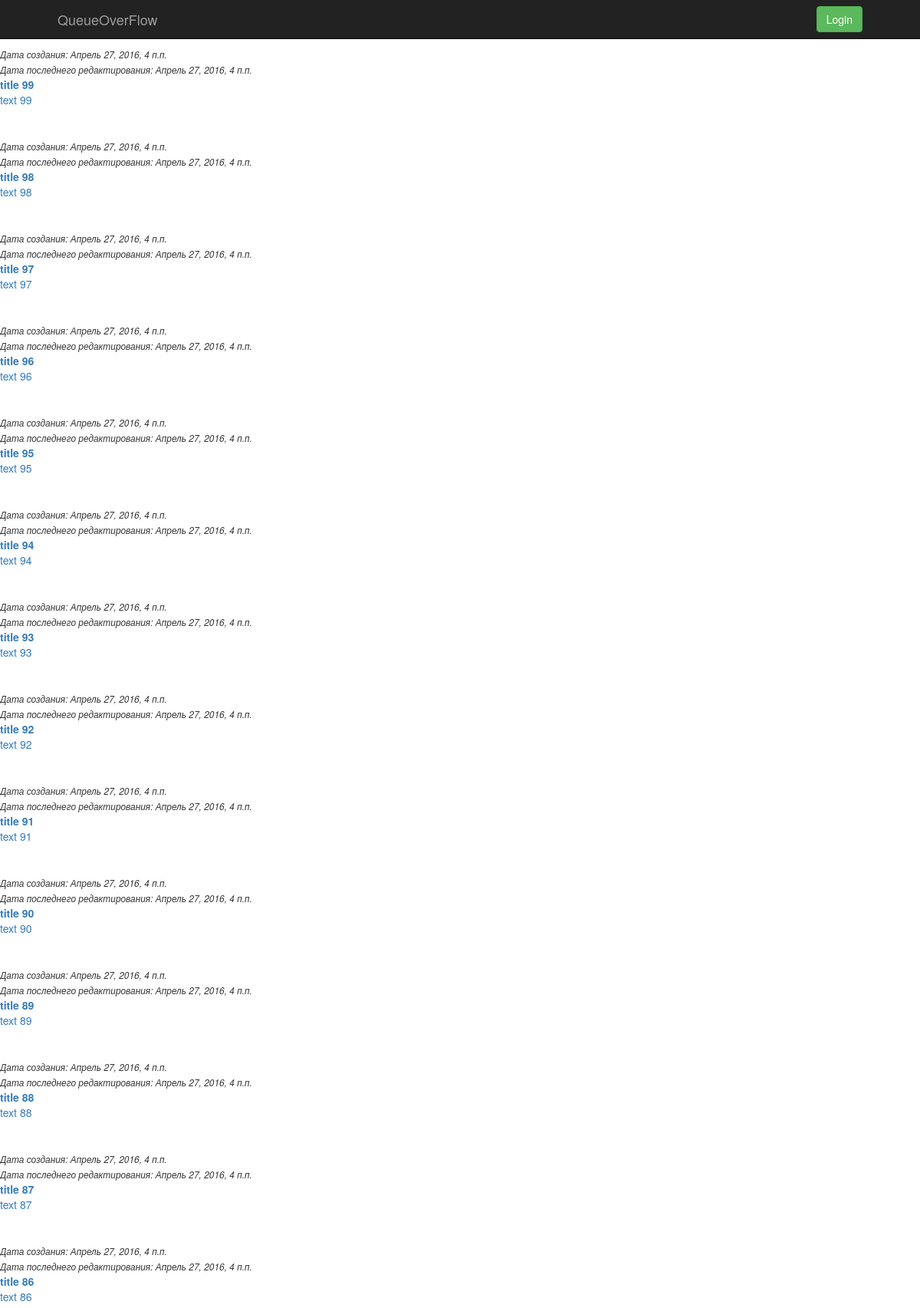
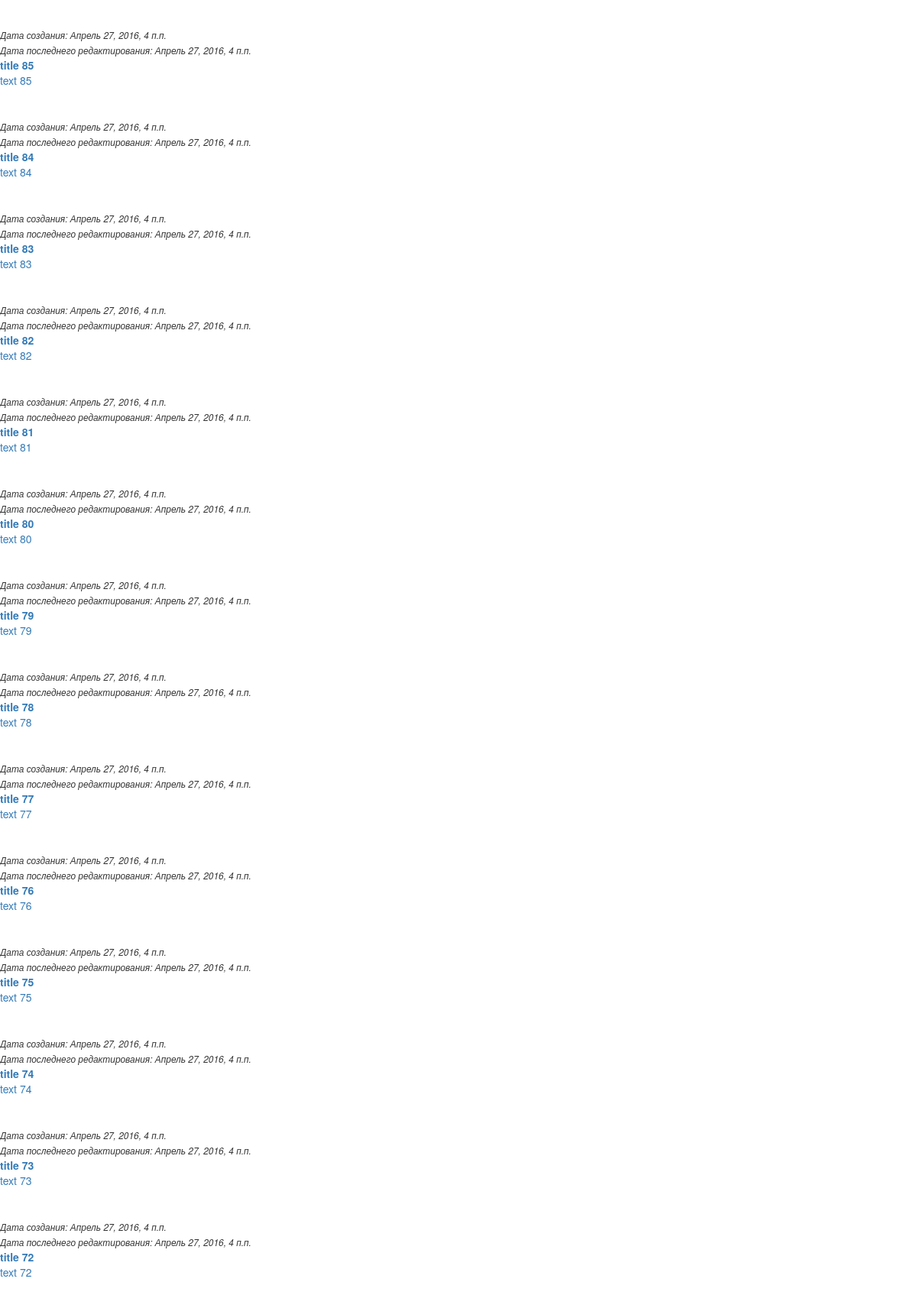
The app's page /blog/4/ (upper part) with its own data (2 pictures, top to bottom).
### post/models.py (models this page shows, shortened)
class Post(models.Model):
    title = models.CharField(verbose_name=u'Заголовок', max_length=140)
    text = models.TextField(verbose_name=u'Текст')
    pub_date = models.DateTimeField(verbose_name=u'Дата публикации', auto_now_add=True)
    change_date = models.DateTimeField(verbose_name=u'Дата последнего редактирования', auto_now=True)
    blog = models.ForeignKey('blog.Blog', verbose_name=u'Блог', related_name='post')
    author = models.ForeignKey(settings.AUTH_USER_MODEL, verbose_name=u'Автор', related_name='posts')
    is_published = models.BooleanField(default=False)
    tags = models.ManyToManyField(Tag, related_name='tags')
    class Meta:
        verbose_name = u'Пост'
        verbose_name_plural = u'Посты'
        ordering = ('-pub_date', )

### blog/views.py (the view)
# urls.py: url(r'^(?P<pk>\d+)/$', BlogView.as_view(), name="blog"),
class BlogView(ListView):
    template_name = "blog/post_list.html"
    model = Post

### blog/templates/blog/post_list.html (shortened to what this page needs)
{% extends "base.html" %}
{% block content %}
{% for post in object_list %}
    <div>
        <div><i><small>Дата создания: {{ post.pub_date }}</small></i></div>
        <div><i><small>Дата последнего редактирования: {{ post.change_date }}</small></i></div>
        <div><a href = "{% url "post:post_detail" pk=post.id %}"><b>{{ post.title }}</b></a></div>
        <a>{{ post.text }}</a>
        <br>
        <br>
        <br>
    </div>
{% endfor %}
{% endblock %}

### static/chosen/docsupport/style.css (style rules this page uses)
html, body, div, span, object, iframe, h1, h2, h3, h4, h5, h6, p, blockquote, pre, abbr, address, cite, code, del, dfn, em, img, ins, kbd, q, samp, small, strong, sub, sup, var, b, i, dl, dt, dd, ol, ul, li, fieldset, form, label, legend, table, caption, tbody, tfoot, thead, tr, th, td, article, aside, canvas, details, figcaption, figure, footer, header, hgroup, menu, nav, section, summary, time, mark, audio, video { margin: 0; padding: 0; border: 0; font-size: 100%; font: inherit; vertical-align: baseline; }
body { font:13px/1.231 sans-serif; *font-size:small; }
body { background: #EEE; color: #444; line-height: 1.4em; }
body { font-family: sans-serif; font-size: 1em; }
a { color: #F36C00; outline: none; text-decoration: none; }
i { font-style: italic; }

### records on screen
Post: pub_date "Апрель 27, 2016, 4 п.п.", change_date "Апрель 27, 2016, 4 п.п.", title "title 99", text "text 99"
Post: pub_date "Апрель 27, 2016, 4 п.п.", change_date "Апрель 27, 2016, 4 п.п.", title "title 98", text "text 98"
Post: pub_date "Апрель 27, 2016, 4 п.п.", change_date "Апрель 27, 2016, 4 п.п.", title "title 97", text "text 97"
Post: pub_date "Апрель 27, 2016, 4 п.п.", change_date "Апрель 27, 2016, 4 п.п.", title "title 96", text "text 96"
Post: pub_date "Апрель 27, 2016, 4 п.п.", change_date "Апрель 27, 2016, 4 п.п.", title "title 95", text "text 95"
Post: pub_date "Апрель 27, 2016, 4 п.п.", change_date "Апрель 27, 2016, 4 п.п.", title "title 94", text "text 94"
Post: pub_date "Апрель 27, 2016, 4 п.п.", change_date "Апрель 27, 2016, 4 п.п.", title "title 93", text "text 93"
Post: pub_date "Апрель 27, 2016, 4 п.п.", change_date "Апрель 27, 2016, 4 п.п.", title "title 92", text "text 92"
Post: pub_date "Апрель 27, 2016, 4 п.п.", change_date "Апрель 27, 2016, 4 п.п.", title "title 91", text "text 91"
Post: pub_date "Апрель 27, 2016, 4 п.п.", change_date "Апрель 27, 2016, 4 п.п.", title "title 90", text "text 90"
Post: pub_date "Апрель 27, 2016, 4 п.п.", change_date "Апрель 27, 2016, 4 п.п.", title "title 89", text "text 89"
Post: pub_date "Апрель 27, 2016, 4 п.п.", change_date "Апрель 27, 2016, 4 п.п.", title "title 88", text "text 88"
Post: pub_date "Апрель 27, 2016, 4 п.п.", change_date "Апрель 27, 2016, 4 п.п.", title "title 87", text "text 87"
Post: pub_date "Апрель 27, 2016, 4 п.п.", change_date "Апрель 27, 2016, 4 п.п.", title "title 86", text "text 86"
Post: pub_date "Апрель 27, 2016, 4 п.п.", change_date "Апрель 27, 2016, 4 п.п.", title "title 85", text "text 85"
Post: pub_date "Апрель 27, 2016, 4 п.п.", change_date "Апрель 27, 2016, 4 п.п.", title "title 84", text "text 84"
Post: pub_date "Апрель 27, 2016, 4 п.п.", change_date "Апрель 27, 2016, 4 п.п.", title "title 83", text "text 83"
Post: pub_date "Апрель 27, 2016, 4 п.п.", change_date "Апрель 27, 2016, 4 п.п.", title "title 82", text "text 82"
Post: pub_date "Апрель 27, 2016, 4 п.п.", change_date "Апрель 27, 2016, 4 п.п.", title "title 81", text "text 81"
Post: pub_date "Апрель 27, 2016, 4 п.п.", change_date "Апрель 27, 2016, 4 п.п.", title "title 80", text "text 80"
Post: pub_date "Апрель 27, 2016, 4 п.п.", change_date "Апрель 27, 2016, 4 п.п.", title "title 79", text "text 79"
Post: pub_date "Апрель 27, 2016, 4 п.п.", change_date "Апрель 27, 2016, 4 п.п.", title "title 78", text "text 78"
Post: pub_date "Апрель 27, 2016, 4 п.п.", change_date "Апрель 27, 2016, 4 п.п.", title "title 77", text "text 77"
Post: pub_date "Апрель 27, 2016, 4 п.п.", change_date "Апрель 27, 2016, 4 п.п.", title "title 76", text "text 76"
Post: pub_date "Апрель 27, 2016, 4 п.п.", change_date "Апрель 27, 2016, 4 п.п.", title "title 75", text "text 75"
Post: pub_date "Апрель 27, 2016, 4 п.п.", change_date "Апрель 27, 2016, 4 п.п.", title "title 74", text "text 74"
Post: pub_date "Апрель 27, 2016, 4 п.п.", change_date "Апрель 27, 2016, 4 п.п.", title "title 73", text "text 73"
Post: pub_date "Апрель 27, 2016, 4 п.п.", change_date "Апрель 27, 2016, 4 п.п.", title "title 72", text "text 72"
